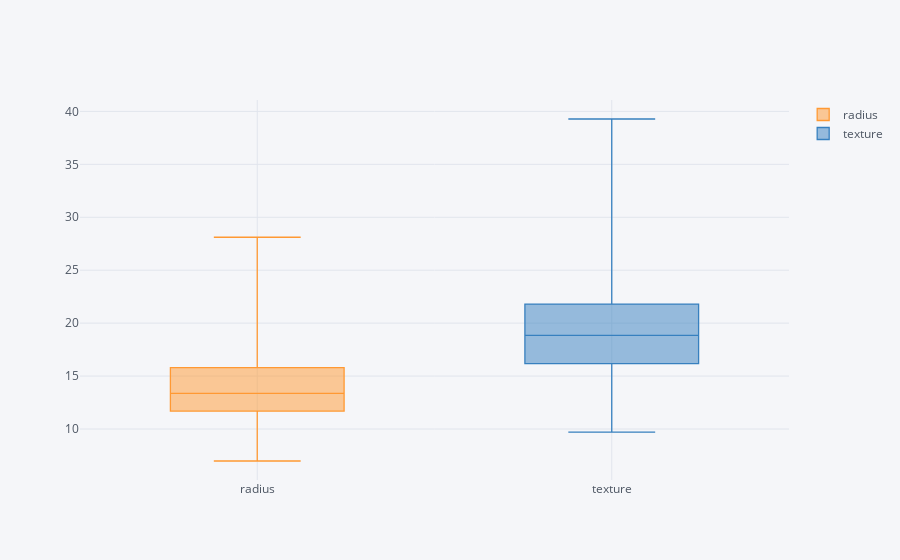

Write notebook code for a chart like this one.
### Code cell
tumor_mean[['radius','texture']].iplot(kind='box')

### Figure 1 — Plotly figure (JSON) as saved in the notebook; plotly's stock layout.template omitted (floating-point values rounded to 4 significant figures; data arrays with more than 128 entries replaced by an {"elided": "..."} marker saying what was removed)
{"data": [{"boxpoints": false, "line": {"width": 1.3}, "marker": {"color": "rgba(255, 153, 51, 1.0)"}, "name": "radius", "orientation": "v", "type": "box", "y": {"elided": "569 float values"}}, {"boxpoints": false, "line": {"width": 1.3}, "marker": {"color": "rgba(55, 128, 191, 1.0)"}, "name": "texture", "orientation": "v", "type": "box", "y": {"elided": "569 float values"}}], "layout": {"legend": {"bgcolor": "#F5F6F9", "font": {"color": "#4D5663"}}, "paper_bgcolor": "#F5F6F9", "plot_bgcolor": "#F5F6F9", "title": {"font": {"color": "#4D5663"}}, "xaxis": {"gridcolor": "#E1E5ED", "showgrid": true, "tickfont": {"color": "#4D5663"}, "title": {"font": {"color": "#4D5663"}, "text": ""}, "zerolinecolor": "#E1E5ED"}, "yaxis": {"gridcolor": "#E1E5ED", "showgrid": true, "tickfont": {"color": "#4D5663"}, "title": {"font": {"color": "#4D5663"}, "text": ""}, "zerolinecolor": "#E1E5ED"}}}
